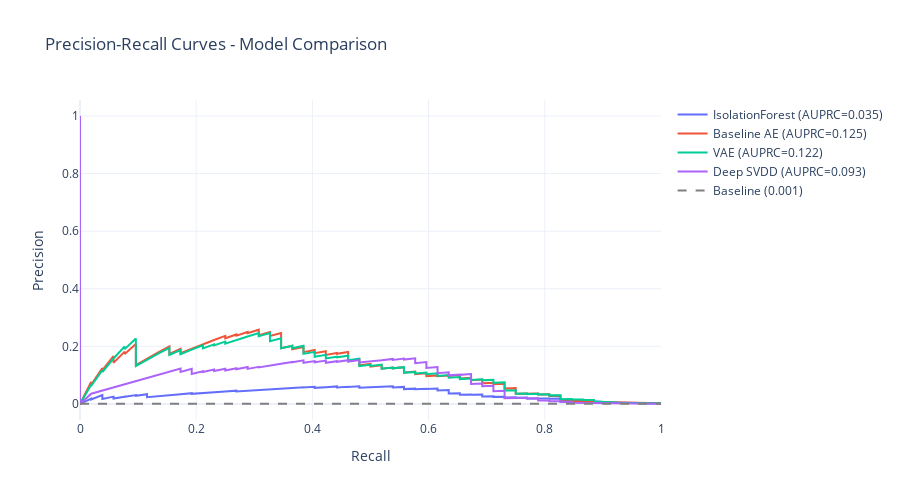

Notebook code for this chart:
### Code cell
# Precision-Recall Curves
fig = go.Figure()

baseline_precision = y_test.mean()  # Random classifier baseline

for name, data in results.items():
    precision, recall, _ = precision_recall_curve(data['labels'], data['scores'])
    fig.add_trace(go.Scatter(
        x=recall, y=precision,
        mode='lines',
        name=f"{name} (AUPRC={data['auprc']:.3f})",
        line=dict(width=2)
    ))

# Add baseline
fig.add_trace(go.Scatter(
    x=[0, 1], y=[baseline_precision, baseline_precision],
    mode='lines',
    name=f'Baseline ({baseline_precision:.3f})',
    line=dict(dash='dash', color='gray')
))

fig.update_layout(
    title='Precision-Recall Curves - Model Comparison',
    xaxis_title='Recall',
    yaxis_title='Precision',
    height=500,
    template='plotly_white'
)
fig.show()

### Figure 1 — Plotly figure (JSON) as saved in the notebook; plotly's stock layout.template omitted (floating-point values rounded to 4 significant figures; data arrays with more than 128 entries replaced by an {"elided": "..."} marker saying what was removed)
{"data": [{"line": {"width": 2}, "mode": "lines", "name": "IsolationForest (AUPRC=0.035)", "type": "scatter", "x": {"elided": "42326 float values"}, "y": {"elided": "42326 float values"}}, {"line": {"width": 2}, "mode": "lines", "name": "Baseline AE (AUPRC=0.125)", "type": "scatter", "x": {"elided": "42485 float values"}, "y": {"elided": "42485 float values"}}, {"line": {"width": 2}, "mode": "lines", "name": "VAE (AUPRC=0.122)", "type": "scatter", "x": {"elided": "42640 float values"}, "y": {"elided": "42640 float values"}}, {"line": {"width": 2}, "mode": "lines", "name": "Deep SVDD (AUPRC=0.093)", "type": "scatter", "x": {"elided": "42475 float values"}, "y": {"elided": "42475 float values"}}, {"line": {"color": "gray", "dash": "dash"}, "mode": "lines", "name": "Baseline (0.001)", "type": "scatter", "x": [0, 1], "y": [0.001217, 0.001217]}], "layout": {"height": 500, "title": {"text": "Precision-Recall Curves - Model Comparison"}, "xaxis": {"title": {"text": "Recall"}}, "yaxis": {"title": {"text": "Precision"}}}}
